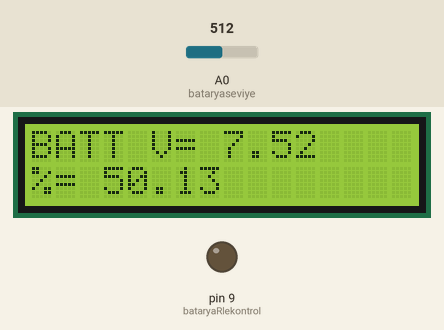
Bench run of a sketch on a simulated Arduino Uno, built with avr-gcc and run on an emulated ATmega328P. On the bench: 16×2 character LCD, output pins drawn as LEDs (lit = HIGH). The test bench sets the inputs (shaded band); at power-on: A0 (bataryaseviye) = 512.

Above: at 3.3 s.
3.4 s: A0 (bataryaseviye) set to 899
At 4.1 s:
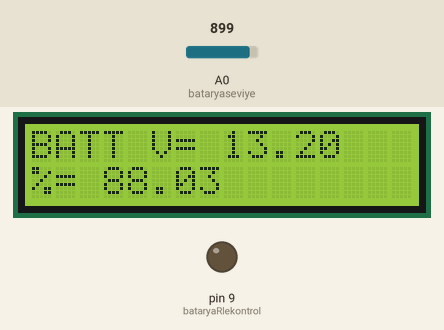
4.9 s: A0 (bataryaseviye) set to 925
At 5.5 s:
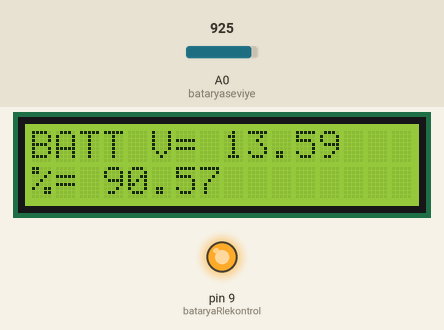
6.4 s: A0 (bataryaseviye) set to 900
At 7.3 s:
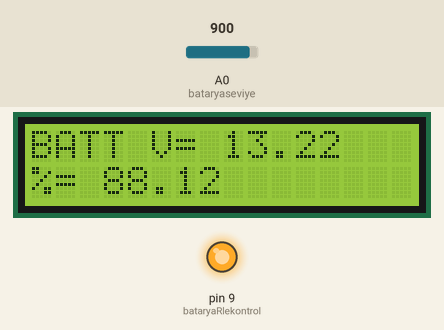
Timing chart, 0 to 9.4 s (numbered marks = the images above; inputs shaded):
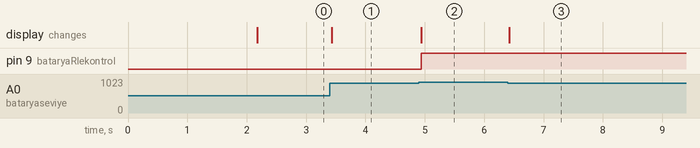

Measured:
- the behaviour switches between 912 and 913 on A0 (bataryaseviye) (found by bisection; images 1 and 2)
- after the input at 3.4 s, the display: changes at once (image 1)
- after the input at 4.9 s, pin 9 (bataryaRlekontrol): LOW → HIGH at once; the display: changes at once (image 2)
- after the input at 6.4 s, the display: changes at once (image 3)

The sketch:

BataryaKontrolSistemi.proje.ino
```cpp
#include <LiquidCrystal_I2C.h>

#include <Wire.h>

LiquidCrystal_I2C lcdekranim(0x27,16,2);
int bataryaseviye  = A0;
int bataryaRlekontrol = 9;
int BKS;
void setup()
{
  Serial.begin(2400);
  lcdekranim.init();
  lcdekranim.backlight();
  lcdekranim.setCursor(0,0);
  lcdekranim.print("ANKUZEF-21452578");
  lcdekranim.setCursor(0,1);
  lcdekranim.print("Mehmet TEZCAN");
delay(2000);
  lcdekranim.clear();

  pinMode(bataryaseviye, INPUT);
  pinMode(bataryaRlekontrol, OUTPUT);
  lcdekranim.init();
  lcdekranim.backlight();
  lcdekranim.setCursor(0,0);
  BKS = 0;
}

void loop()
{
 int bataryaVoltaj = analogRead(bataryaseviye);
  float bataryaseviye = (5.0/1023)*bataryaVoltaj;
  bataryaseviye  = bataryaseviye*3.005;
  lcdekranim.setCursor(0,0);
 lcdekranim.print("BATT V= ");
   lcdekranim.print(bataryaseviye);


 lcdekranim.setCursor(0,1);

  lcdekranim.print("%= ");

  lcdekranim.print((bataryaseviye*100)/15);
   if(BKS == 0 && bataryaseviye <13.4){
    digitalWrite(bataryaRlekontrol, LOW);
    }

    //-----BKS 0, BATARYA DOLU 13.4V -----
    if(BKS == 0 && bataryaseviye >13.4){
    digitalWrite(bataryaRlekontrol, HIGH);
    BKS = 1;
    }
    //-----BKS 1, BATARYA 13.4v ----------
    if(BKS == 1 && bataryaseviye <13.4){
    digitalWrite(bataryaRlekontrol, HIGH);
    BKS = 2;
    }

    //-----BKS 2, BATARYA 9v--------------
    if(BKS == 2 && bataryaseviye <9){
    digitalWrite(bataryaRlekontrol, LOW);
    BKS = 0;
    }

}
```
